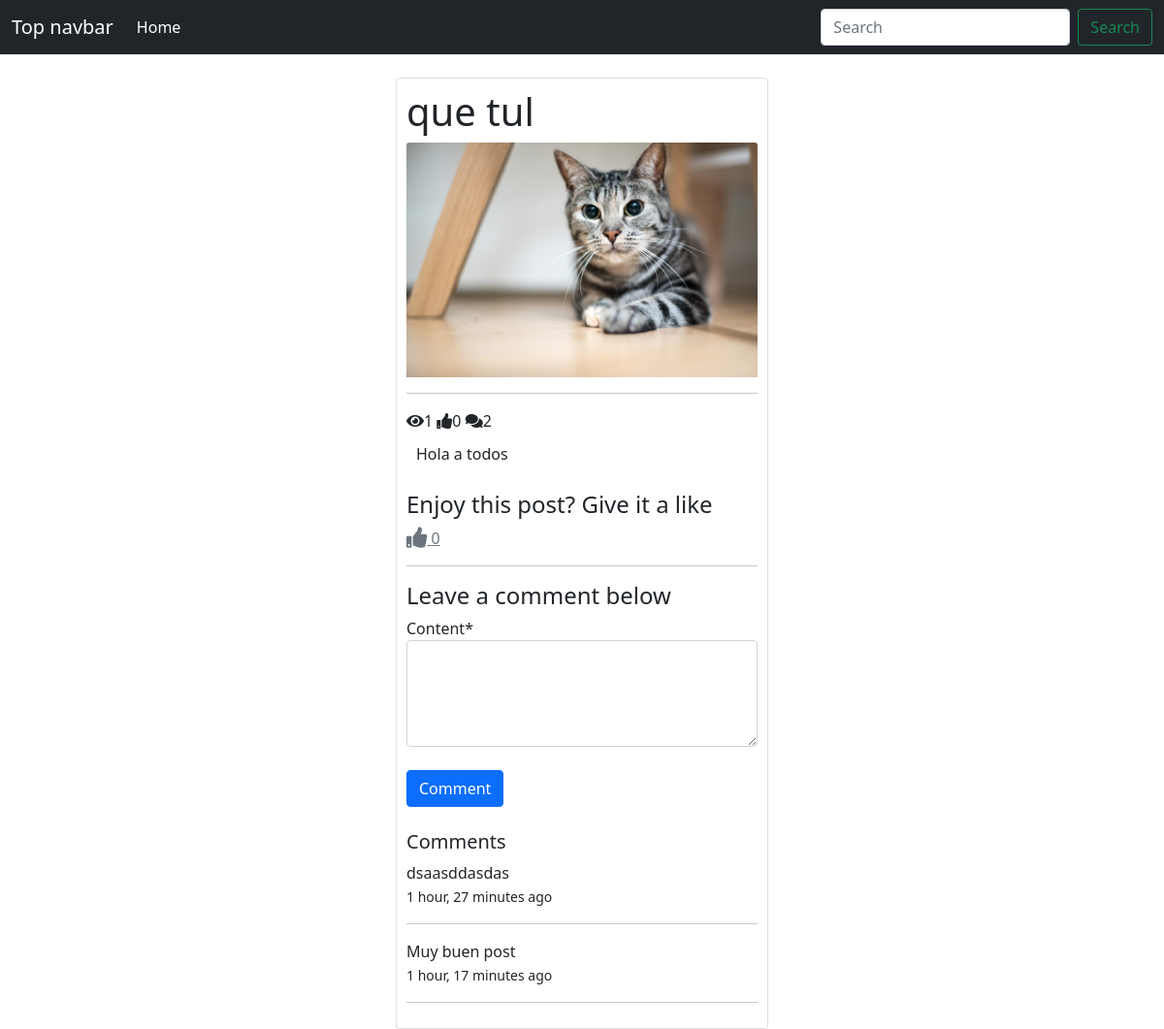
Screenshot of /sasasasasa/ (signed in) with the database file from the repository.
### post/models.py (models this page shows, shortened)
class Post(models.Model):
	title = models.CharField(max_length=100)
	content = models.TextField()
	thumbnail = models.ImageField()
	publish_date = models.DateTimeField(auto_now_add=True)
	last_updated = models.DateTimeField(auto_now=True)
	author = models.ForeignKey(User, on_delete=models.CASCADE, null=True)
	slug = models.SlugField()
	def get_like_url(self):
		return reverse("like", kwargs={
			'slug': self.slug
		})
	@property
	def comments(self):
		return self.comment_set.all()
	@property
	def get_comment_count(self):
		return self.comment_set.all().count()
	@property
	def get_view_count(self):
		return self.postview_set.all().count()
	@property
	def get_like_count(self):
		return self.like_set.all().count()

class Comment(models.Model):
	user = models.ForeignKey(User, on_delete=models.CASCADE)
	post = models.ForeignKey(Post, on_delete=models.CASCADE)
	timestamp = models.DateTimeField(auto_now_add=True)
	content  = models.TextField()

### post/views.py (the view, shortened to what this page needs)
# urls.py: path('<slug>/', PostDetailView.as_view(), name='detail'),
class PostDetailView(DetailView):
	model = Post
	def get_context_data(self, **kwargs):
		context = super().get_context_data(**kwargs)
		context.update({
			'form': CommentForm()
			})
		return context
	def get_object(self, **kwargs):
		object = super().get_object(**kwargs)
		if self.request.user.is_authenticated:
			PostView.objects.get_or_create(user=self.request.user, post=object)
		return object

### post/forms.py
class CommentForm(forms.ModelForm):
	content  = forms.CharField(required=True, widget=forms.Textarea(attrs={
			'rows': 4
		}))
	class Meta:
		model = Comment
		fields = ('content', )

### templates/post/post_detail.html (shortened to what this page needs)
{% extends 'base.html' %}
{% load crispy_forms_tags %}
{% block content %}
<div class="row">
	<div class="col-4 offset-4">
		<div class="card" style="padding: 10px;">
			<h1>{{ object.title }}</h1>
  			<img src="{{ object.thumbnail.url }}" class="card-img-top" alt="{{ object.title }}">
			<hr>
			<div>
				<span><i class="fas fa-eye ml-2"> </i>{{ object.get_view_count }}</span>
    			<span><i class="fas fa-thumbs-up ml-2"> </i>{{ object.get_like_count }}</span>
    			<span><i class="fas fa-comments ml-2"> </i>{{ object.get_comment_count }}</span>
			</div>
			<div style="padding: 10px;">
				<p>{{ object.content }}</p>
			</div>
			<div>
				<h4>Enjoy this post? Give it a like
				</h4>
				<a href="{{ object.get_like_url }}" class="text-muted">
					<i class="fas fa-thumbs-up fa-lg"></i>
					{{ object.get_like_count }}
				</a><hr>
				{% if request.user.is_authenticated %}
				<h4>Leave a comment below</h4>
				<form action="" method="POST">
					{{ form|crispy }}<br>
					<button type="submit" class="btn btn-primary">Comment</button>
				</form><br>
				<h5>Comments</h5>
				{% for comment in object.comments %}
					<div>
						<p>{{ comment.content }}
						<br>
						<small>{{ comment.timestamp|timesince }} ago</small>
						</p>
					</div>
					<hr>
				{% endfor %}
				{% else %}
				<a href="{% url 'account_login' %}" class="btn btn-primary btn-block">Login to comment</a>
				{% endif %}
			</div>
		</div>
	</div>
</div>
{% endblock %}

### rows the page displays
Post: title "que tul", thumbnail (picture), get_view_count "1", get_like_count "0", get_comment_count "2", content "Hola a todos"
Comment: content "dsaasddasdas", timestamp "1 hour, 27 minutes"
Comment: content "Muy buen post", timestamp "1 hour, 17 minutes"
